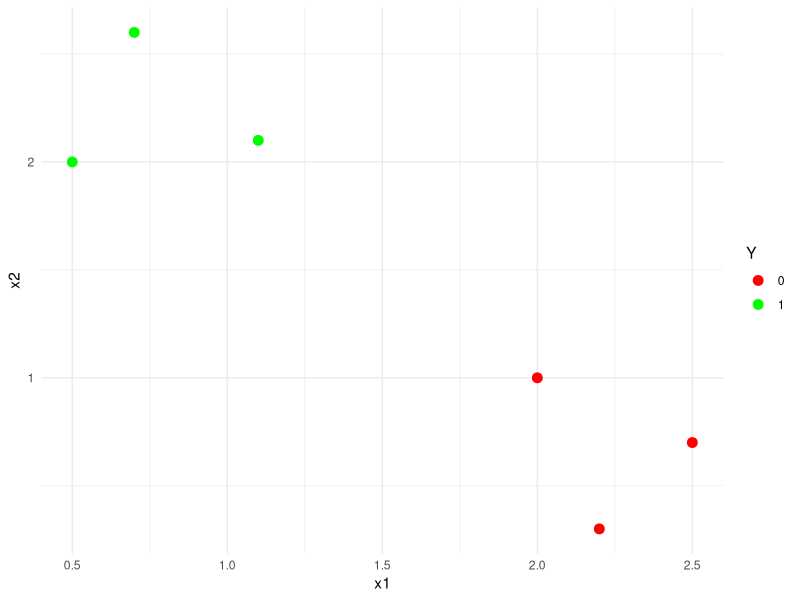
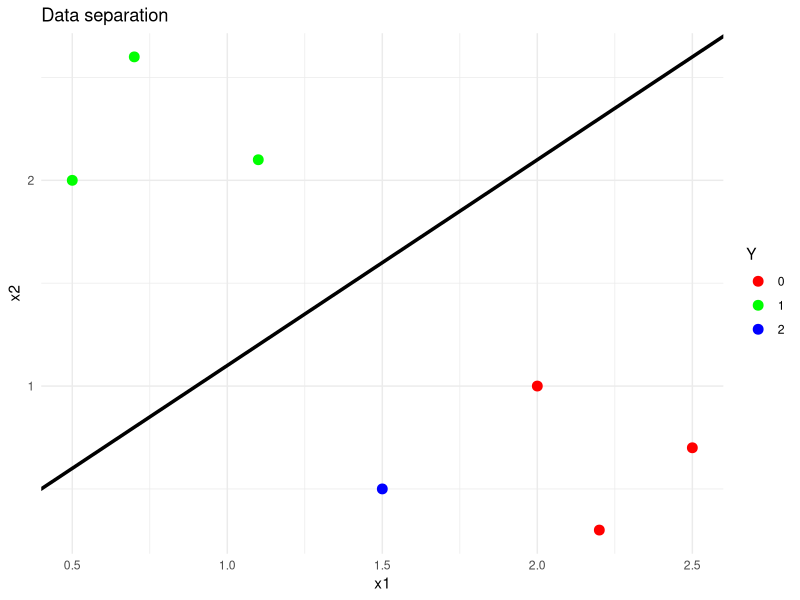
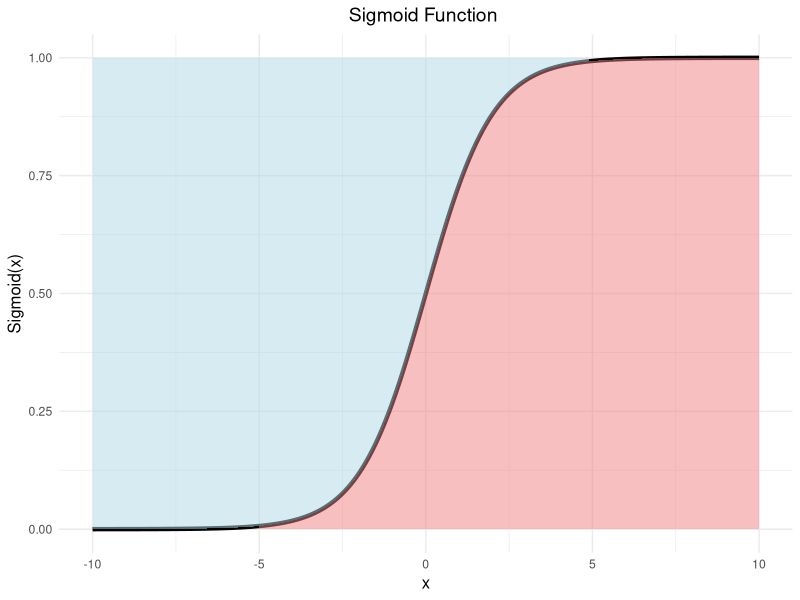
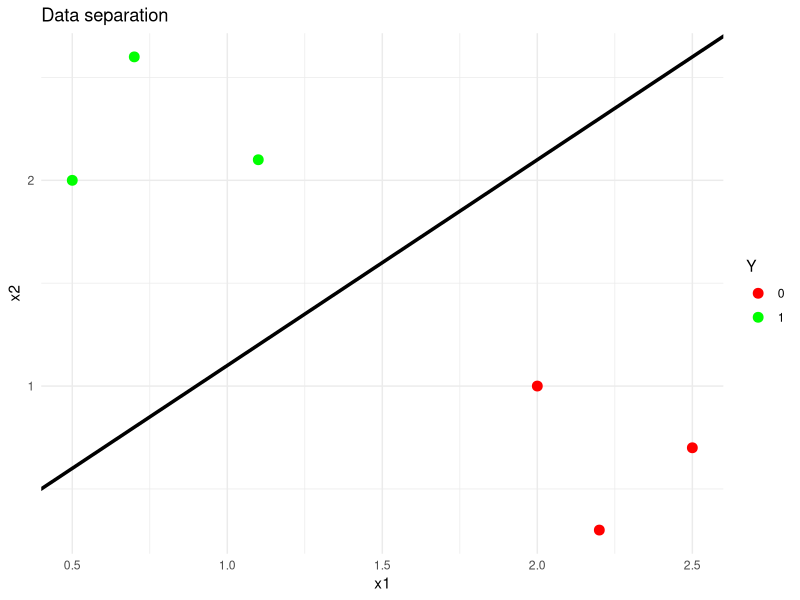
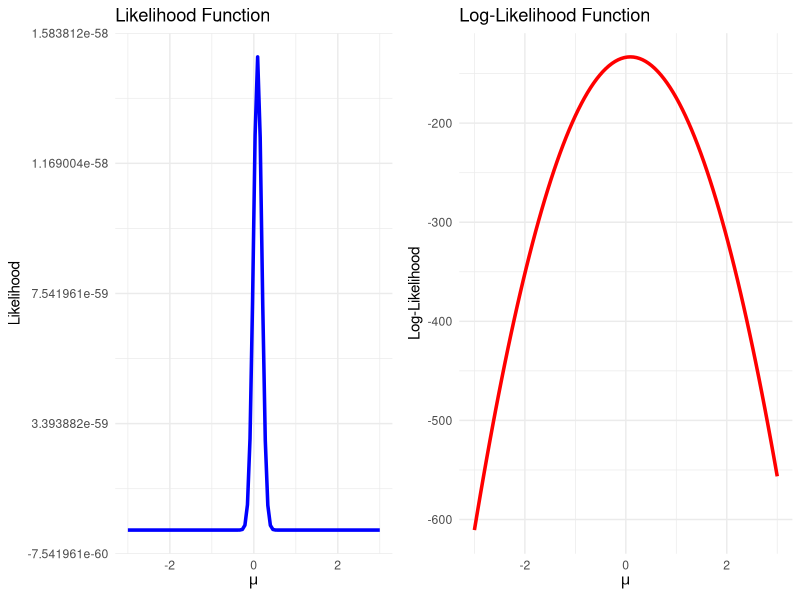
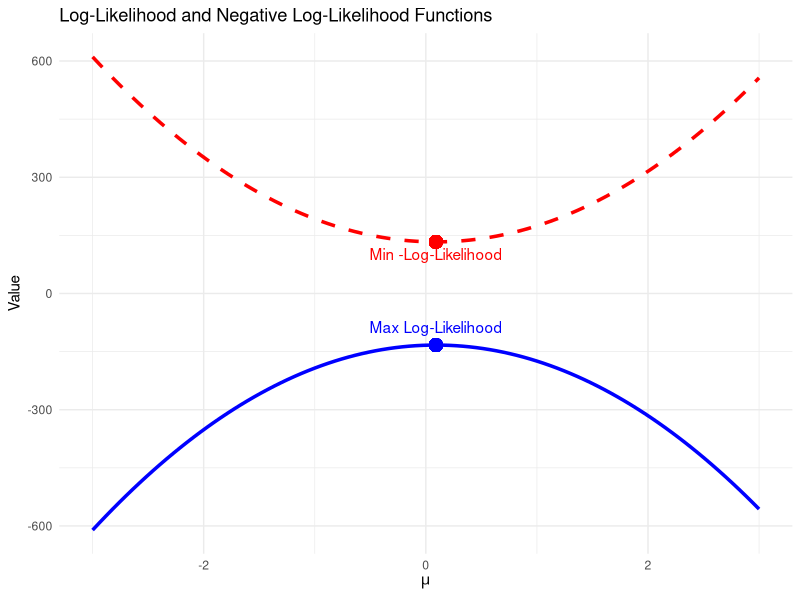

R code for these plots, in order:
## ---- chunk 1
library(ggplot2)
x1= c(0.5,1.1,0.7,2,2.5,2.2)
x2=c(2,2.1,2.6,1,0.7,0.3)
y= factor(c(1,1,1,0,0,0), levels=c(0,1))
Y=factor(y)
data= data.frame(cbind(y,x1,x2)  ) 
ggplot(data = data, aes(x = x1, y = x2)) +
  geom_point(aes(colour = Y), size = 3) + 
  scale_colour_manual(values = c("red", "green")) +
  theme_minimal()
## ---- chunk 2
library(ggplot2)
x1= c(0.5,1.1,0.7,2,2.5,2.2,1.5)
x2=c(2,2.1,2.6,1,0.7,0.3,0.5)
y= factor(c(1,1,1,0,0,0,2), levels=c(0,1,2))
Y=factor(y)
data= data.frame(cbind(y,x1,x2)  ) 
ggplot(data = data, aes(x = x1, y = x2)) +
  geom_point(aes(colour = Y), size = 3) + 
  scale_colour_manual(values = c("red", "green", "blue")) + 
  geom_abline(slope = 1, intercept = 0.1, colour = "black", size = 1.2) + # Boundary line
  labs(title = "Data separation", x = "x1", y = "x2") + 
  theme_minimal()
## ---- chunk 3
library(ggplot2)
# Define sigmoid function
sigmoid <- function(x) {
  return(1 / (1 + exp(-x)))
}
x_values <- seq(-10, 10, by = 0.1)
y_values <- sigmoid(x_values)
# Create a data frame for plotting
data <- data.frame(x = x_values, y = y_values)

# Plot the sigmoid curve with color differentiation for both the curve and area under it
ggplot(data, aes(x = x, y = y)) +
  geom_line(size = 1.5, color = "black") +  # Black line for sigmoid curve
  geom_ribbon(data = subset(data, x < 5), aes(ymin = y, ymax = 1), fill = "lightblue", alpha = 0.5) +  # Light blue for the left part under and on the curve
  geom_ribbon(data = subset(data, x >=-5 ), aes(ymin = 0, ymax = y), fill = "lightcoral", alpha = 0.5) +  # Light red for the right part under the curve
  labs(title = "Sigmoid Function ", x = "x", y = "Sigmoid(x)") +
  theme_minimal() +
  theme(axis.title = element_text(size = 12), plot.title = element_text(size = 14, hjust = 0.5))
## ---- chunk 4
# Data
X1 <- c(0.5, 1.1, 0.7, 2.0, 2.5, 2.2)
X2 <- c(2.0, 2.1, 2.6, 1.0, 0.7, 0.3)
Y <- c(1, 1, 1, 0, 0, 0)

# Design matrix
X <- cbind(X1, X2, 1)  # Add a column of 1s for the bias term

svd_decomp <- svd(X)
U <- svd_decomp$u
D <- diag(svd_decomp$d)
V <- svd_decomp$v

theta <- V %*% solve(D) %*% t(U) %*% Y

# Extract W1, W2, and b
W1 <- -1
W2 <- 1
b <- 0.1
## ---- chunk 5
Z=W1 * X[,1] + W2* X[,2]+ b
sigmo<-function(a) {1/(1+exp(-a))}
s<-data.frame(Probability=sigmo(Z))

s
## ---- chunk 6
L= prod(s)
L
library(ggplot2)
x1= c(0.5,1.1,0.7,2,2.5,2.2)
x2=c(2,2.1,2.6,1,0.7,0.3)
y= factor(c(1,1,1,0,0,0), levels=c(0,1))
Y=factor(y)
data= data.frame(cbind(y,x1,x2)  ) 
ggplot(data = data, aes(x = x1, y = x2)) +
  geom_point(aes(colour = Y), size = 3) + 
  scale_colour_manual(values = c("red", "green")) + 
  geom_abline(slope = 1, intercept = 0.1, colour = "black", size = 1.2)+ # Boundary line
  labs(title = "Data separation", x = "x1", y = "x2") + 
  theme_minimal()
## ---- chunk 7

library(ggplot2)
library(gridExtra)
# Define the likelihood function and log-likelihood function for a normal distribution
likelihood_function <- function(mu, sigma, x) {
  prod(dnorm(x, mean = mu, sd = sigma))
}

log_likelihood_function <- function(mu, sigma, x) {
  sum(dnorm(x, mean = mu, sd = sigma, log = TRUE))
}

# Sample data (you can replace this with your actual data)
set.seed(123)
x <- rnorm(100, mean = 0, sd = 1)

# Define a range of parameter values to plot
mu_values <- seq(-3, 3, length.out = 100)
sigma_values <- 1  # Fixed standard deviation

# Compute the likelihood and log-likelihood for each value of mu
likelihood_values <- sapply(mu_values, function(mu) likelihood_function(mu, sigma_values, x))
log_likelihood_values <- sapply(mu_values, function(mu) log_likelihood_function(mu, sigma_values, x))

# Create the likelihood plot
likelihood_plot <- ggplot(data.frame(mu = mu_values, value = likelihood_values), aes(x = mu, y = value)) +
  geom_line(color = "blue", size = 1.2) +
  labs(title = "Likelihood Function", x = expression(mu), y = "Likelihood") +
  theme_minimal()

# Create the log-likelihood plot
log_likelihood_plot <- ggplot(data.frame(mu = mu_values, value = log_likelihood_values), aes(x = mu, y = value)) +
  geom_line(color = "red", size = 1.2) +
  labs(title = "Log-Likelihood Function", x = expression(mu), y = "Log-Likelihood") +
  theme_minimal()

# Arrange the plots side by side using gridExtra
grid.arrange(likelihood_plot, log_likelihood_plot, ncol = 2)  
## ---- chunk 8
# Load required library
library(ggplot2)

# Define the log-likelihood function for a normal distribution
log_likelihood_function <- function(mu, sigma, x) {
  sum(dnorm(x, mean = mu, sd = sigma, log = TRUE))
}

# Sample data (you can replace this with your actual data)
set.seed(123)
x <- rnorm(100, mean = 0, sd = 1)

# Define a range of parameter values to plot
mu_values <- seq(-3, 3, length.out = 100)
sigma_values <- 1  # Fixed standard deviation

# Compute the log-likelihood and negative log-likelihood for each value of mu
log_likelihood_values <- sapply(mu_values, function(mu) log_likelihood_function(mu, sigma_values, x))
negative_log_likelihood_values <- -log_likelihood_values

# Find the maximum of log-likelihood and the minimum of negative log-likelihood
max_log_likelihood <- max(log_likelihood_values)
max_mu <- mu_values[which.max(log_likelihood_values)]

min_negative_log_likelihood <- min(negative_log_likelihood_values)
min_mu <- mu_values[which.min(negative_log_likelihood_values)]

# Create a data frame for plotting
data <- data.frame(
  mu = mu_values,
  log_likelihood = log_likelihood_values,
  negative_log_likelihood = negative_log_likelihood_values
)

# Create the plot
ggplot(data, aes(x = mu)) +
  geom_line(aes(y = log_likelihood), color = "blue", size = 1.2, linetype = "solid") +
  geom_line(aes(y = negative_log_likelihood), color = "red", size = 1.2, linetype = "dashed") +
  geom_point(aes(x = max_mu, y = max_log_likelihood), color = "blue", size = 4, shape = 19) +
  geom_point(aes(x = min_mu, y = min_negative_log_likelihood), color = "red", size = 4, shape = 19) +
  annotate("text", x = max_mu, y = max_log_likelihood, label = "Max Log-Likelihood", vjust = -1, color = "blue") +
  annotate("text", x = min_mu, y = min_negative_log_likelihood, label = "Min -Log-Likelihood", vjust = 1.5, color = "red") +
  labs(title = "Log-Likelihood and Negative Log-Likelihood Functions",
       x = expression(mu), y = "Value") +
  theme_minimal()
